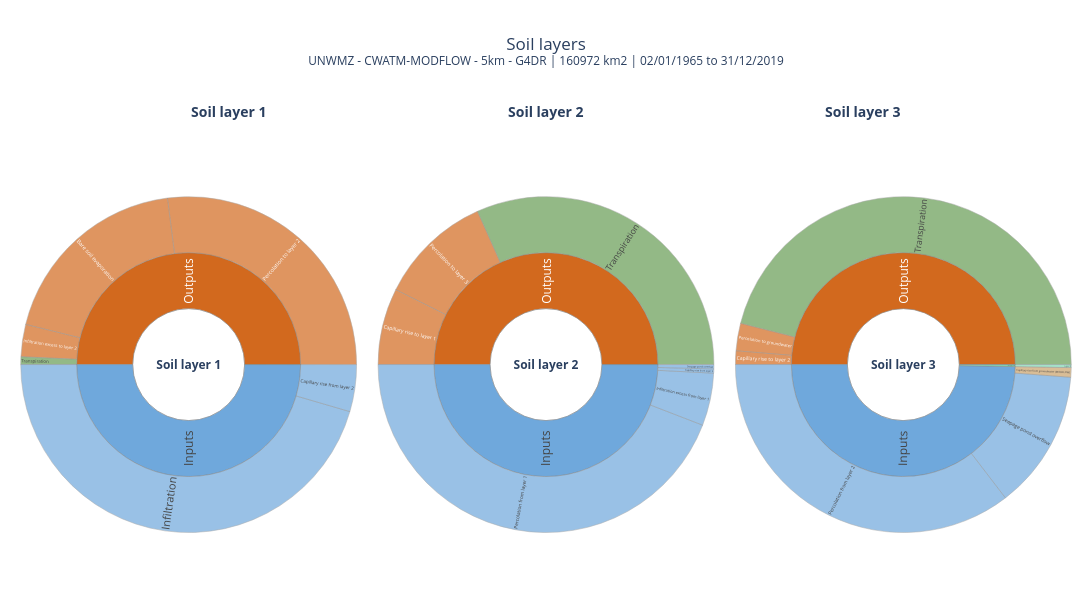

The notebook cell this image was saved under:
### Code cell
# cell no 11: the 3 soil layers next to each other (fluxes between the layers: percolation, infiltration excess,
# capillary rise; layer 3: capillary rise from groundwater, percolation to groundwater)
names = [n for n in ["Soil layer 1", "Soil layer 2", "Soil layer 3"] if n in parts]
if names:
    side_by_side([sunburst(n, part_terms(parts[n]), store=False) for n in names], "Soil layers").show()
else:
    print("soil layers: not in this csv (WaterCycle csv: use WaterBalance)")

### Figure 1 — Plotly figure (JSON) as saved in the notebook; plotly's stock layout.template omitted (floating-point values rounded to 4 significant figures)
{"data": [{"branchvalues": "total", "customdata": ["inputs 47183.00 mm (858 mm/yr)<br>balance error -0.0012 mm", "47175.30 mm<br>857.8 mm/yr<br>99.98 % of inputs", "42921.976 mm<br>780.5 mm/yr<br>90.97 % of inputs", "4253.322 mm<br>77.3 mm/yr<br>9.01 % of inputs", "7.70 mm<br>0.1 mm/yr<br>0.02 % of inputs", "47183.00 mm<br>857.9 mm/yr<br>100.00 % of inputs", "705.400 mm<br>12.8 mm/yr<br>1.50 % of inputs", "18058.074 mm<br>328.4 mm/yr<br>38.27 % of inputs", "25495.399 mm<br>463.6 mm/yr<br>54.04 % of inputs", "2924.125 mm<br>53.2 mm/yr<br>6.20 % of inputs", "-0.0012 mm (-2.6e-08 of inputs)"], "domain": {"x": [0.01, 0.3233], "y": [0, 0.92]}, "hovertemplate": "<b>%{label}</b><br>%{customdata}<extra></extra>", "ids": ["<b>Soil layer 1</b>", "Soil layer 1/In", "Soil layer 1/In/Infiltration", "Soil layer 1/In/Capillary rise from layer 2", "Soil layer 1/S-", "Soil layer 1/Out", "Soil layer 1/Out/Transpiration", "Soil layer 1/Out/Bare soil evaporation", "Soil layer 1/Out/Percolation to layer 2", "Soil layer 1/Out/Infiltration excess to layer 2", "Soil layer 1/err"], "insidetextorientation": "radial", "labels": ["<b>Soil layer 1</b>", "Inputs", "Infiltration", "Capillary rise from layer 2", "Storage (out)", "Outputs", "Transpiration", "Bare soil evaporation", "Percolation to layer 2", "Infiltration excess to layer 2", "Balance error"], "marker": {"colors": ["#ffffff", "#6fa8dc", "#6fa8dc", "#6fa8dc", "#7fd8b5", "#d2691e", "#669C53", "#d2691e", "#d2691e", "#d2691e", "#ffffff"], "line": {"color": "#888", "width": 0.5}}, "parents": ["", "<b>Soil layer 1</b>", "Soil layer 1/In", "Soil layer 1/In", "<b>Soil layer 1</b>", "<b>Soil layer 1</b>", "Soil layer 1/Out", "Soil layer 1/Out", "Soil layer 1/Out", "Soil layer 1/Out", "<b>Soil layer 1</b>"], "type": "sunburst", "values": [94370.0, 47180.0, 42920.0, 4253.0, 7.697, 47180.0, 705.4, 18060.0, 25500.0, 2924.0, 0.001214]}, {"branchvalues": "total", "customdata": ["inputs 28890.18 mm (525 mm/yr)<br>balance error -0.1783 mm", "28887.05 mm<br>525.3 mm/yr<br>99.99 % of inputs", "25495.399 mm<br>463.6 mm/yr<br>88.25 % of inputs", "2924.125 mm<br>53.2 mm/yr<br>10.12 % of inputs", "233.871 mm<br>4.3 mm/yr<br>0.81 % of inputs", "233.657 mm<br>4.2 mm/yr<br>0.81 % of inputs", "3.13 mm<br>0.1 mm/yr<br>0.01 % of inputs", "28890.35 mm<br>525.3 mm/yr<br>100.00 % of inputs", "4253.322 mm<br>77.3 mm/yr<br>14.72 % of inputs", "18316.717 mm<br>333.1 mm/yr<br>63.40 % of inputs", "6320.316 mm<br>114.9 mm/yr<br>21.88 % of inputs", "-0.1783 mm (-6.2e-06 of inputs)"], "domain": {"x": [0.3433, 0.6567], "y": [0, 0.92]}, "hovertemplate": "<b>%{label}</b><br>%{customdata}<extra></extra>", "ids": ["<b>Soil layer 2</b>", "Soil layer 2/In", "Soil layer 2/In/Percolation from layer 1", "Soil layer 2/In/Infiltration excess from layer 1", "Soil layer 2/In/Capillary rise from layer 3", "Soil layer 2/In/Seepage pond overflow", "Soil layer 2/S-", "Soil layer 2/Out", "Soil layer 2/Out/Capillary rise to layer 1", "Soil layer 2/Out/Transpiration", "Soil layer 2/Out/Percolation to layer 3", "Soil layer 2/err"], "insidetextorientation": "radial", "labels": ["<b>Soil layer 2</b>", "Inputs", "Percolation from layer 1", "Infiltration excess from layer 1", "Capillary rise from layer 3", "Seepage pond overflow", "Storage (out)", "Outputs", "Capillary rise to layer 1", "Transpiration", "Percolation to layer 3", "Balance error"], "marker": {"colors": ["#ffffff", "#6fa8dc", "#6fa8dc", "#6fa8dc", "#6fa8dc", "#6fa8dc", "#7fd8b5", "#d2691e", "#d2691e", "#669C53", "#d2691e", "#ffffff"], "line": {"color": "#888", "width": 0.5}}, "parents": ["", "<b>Soil layer 2</b>", "Soil layer 2/In", "Soil layer 2/In", "Soil layer 2/In", "Soil layer 2/In", "<b>Soil layer 2</b>", "<b>Soil layer 2</b>", "Soil layer 2/Out", "Soil layer 2/Out", "Soil layer 2/Out", "<b>Soil layer 2</b>"], "type": "sunburst", "values": [57780.0, 28890.0, 25500.0, 2924.0, 233.9, 233.7, 3.126, 28890.0, 4253.0, 18320.0, 6320.0, 0.1783]}, {"branchvalues": "total", "customdata": ["inputs 8925.80 mm (162 mm/yr)<br>balance error +0.1047 mm", "8875.19 mm<br>161.4 mm/yr<br>99.43 % of inputs", "6320.316 mm<br>114.9 mm/yr<br>70.81 % of inputs", "163.869 mm<br>3.0 mm/yr<br>1.84 % of inputs", "2391.006 mm<br>43.5 mm/yr<br>26.79 % of inputs", "50.61 mm<br>0.9 mm/yr<br>0.57 % of inputs", "50.610 mm<br>0.9 mm/yr<br>0.57 % of inputs", "8925.70 mm<br>162.3 mm/yr<br>100.00 % of inputs", "233.871 mm<br>4.3 mm/yr<br>2.62 % of inputs", "8221.054 mm<br>149.5 mm/yr<br>92.10 % of inputs", "470.771 mm<br>8.6 mm/yr<br>5.27 % of inputs", "+0.1047 mm (+1.2e-05 of inputs)"], "domain": {"x": [0.6767, 0.99], "y": [0, 0.92]}, "hovertemplate": "<b>%{label}</b><br>%{customdata}<extra></extra>", "ids": ["<b>Soil layer 3</b>", "Soil layer 3/In", "Soil layer 3/In/Percolation from layer 2", "Soil layer 3/In/Capillary rise from groundwater (MODFLOW)", "Soil layer 3/In/Seepage pond overflow", "Soil layer 3/S-", "Soil layer 3/S-/Layer 3", "Soil layer 3/Out", "Soil layer 3/Out/Capillary rise to layer 2", "Soil layer 3/Out/Transpiration", "Soil layer 3/Out/Percolation to groundwater", "Soil layer 3/err"], "insidetextorientation": "radial", "labels": ["<b>Soil layer 3</b>", "Inputs", "Percolation from layer 2", "Capillary rise from groundwater (MODFLOW)", "Seepage pond overflow", "Storage (out)", "Layer 3", "Outputs", "Capillary rise to layer 2", "Transpiration", "Percolation to groundwater", "Balance error"], "marker": {"colors": ["#ffffff", "#6fa8dc", "#6fa8dc", "#c9a26b", "#6fa8dc", "#7fd8b5", "#7fd8b5", "#d2691e", "#d2691e", "#669C53", "#d2691e", "#ffffff"], "line": {"color": "#888", "width": 0.5}}, "parents": ["", "<b>Soil layer 3</b>", "Soil layer 3/In", "Soil layer 3/In", "Soil layer 3/In", "<b>Soil layer 3</b>", "Soil layer 3/S-", "<b>Soil layer 3</b>", "Soil layer 3/Out", "Soil layer 3/Out", "Soil layer 3/Out", "<b>Soil layer 3</b>"], "type": "sunburst", "values": [17850.0, 8875.0, 6320.0, 163.9, 2391.0, 50.61, 50.61, 8926.0, 233.9, 8221.0, 470.8, 0.1047]}], "layout": {"annotations": [{"font": {"size": 14}, "showarrow": false, "text": "<b>Soil layer 1</b>", "x": 0.1667, "xref": "paper", "y": 1, "yref": "paper"}, {"font": {"size": 14}, "showarrow": false, "text": "<b>Soil layer 2</b>", "x": 0.5, "xref": "paper", "y": 1, "yref": "paper"}, {"font": {"size": 14}, "showarrow": false, "text": "<b>Soil layer 3</b>", "x": 0.8333, "xref": "paper", "y": 1, "yref": "paper"}], "height": 600, "margin": {"b": 10, "l": 10, "r": 10, "t": 100}, "title": {"text": "Soil layers<br><sup>UNWMZ - CWATM-MODFLOW - 5km - G4DR | 160972 km2 | 02/01/1965 to 31/12/2019</sup>", "x": 0.5}, "width": 1560}}
